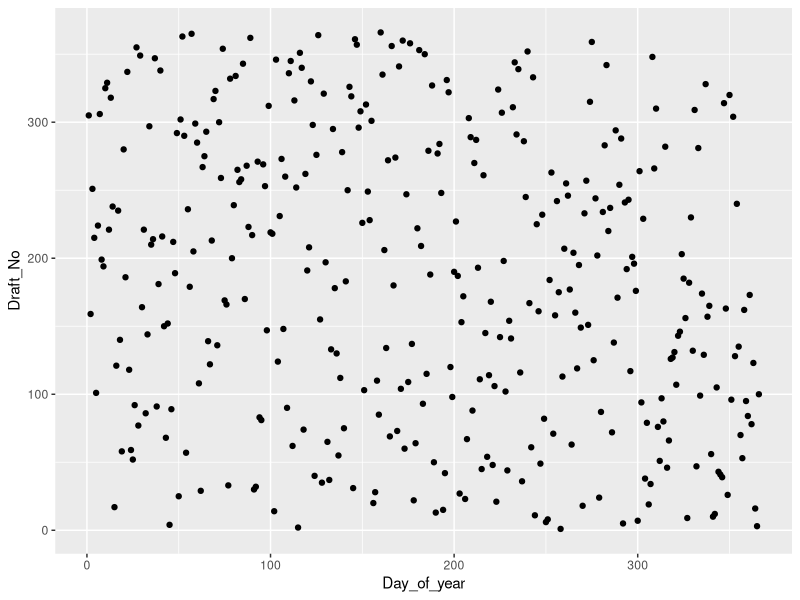
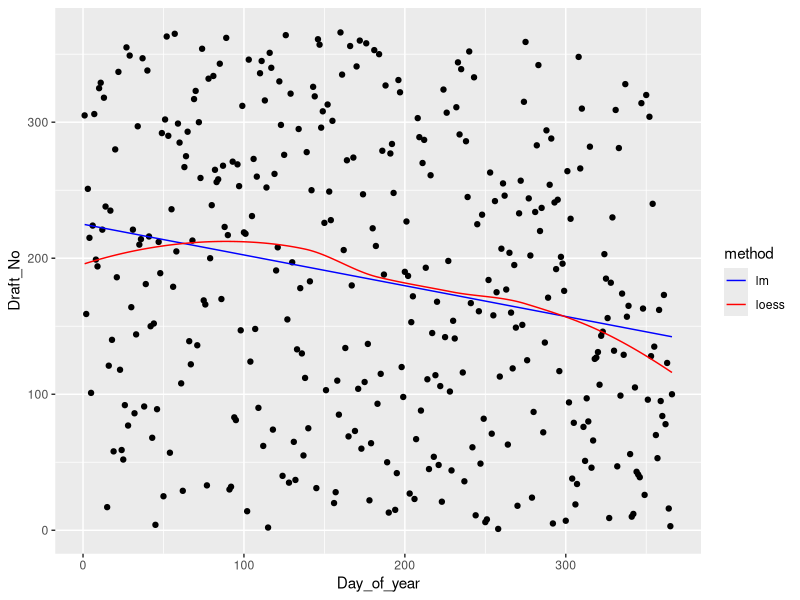
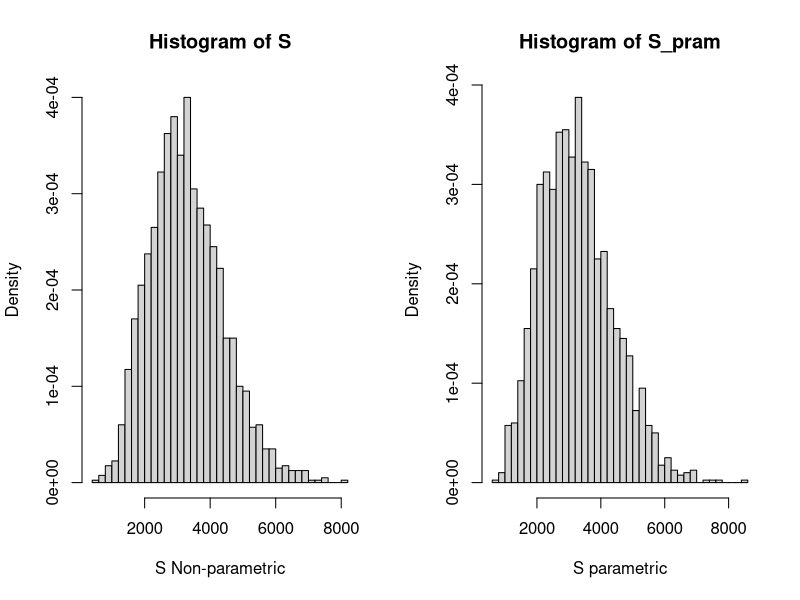

Source code (R) for these figures, in order: (Note: a time limit stopped this script after it produced the figures.)
## ---- chunk 1
########################## Init code for question 1 ############################
rm(list = ls())
library(ggplot2)
library(boot)
set.seed(12345)
## ---- chunk 2
################################## (1.1) #######################################
data <- read.csv("lottery.csv", sep = ";")

# Remove Month column since there is a Mo.Number column which is same as Month
data <- data[,4:5]

g_1_1 <- ggplot(data, aes(x = Day_of_year, y =Draft_No )) + geom_point()
g_1_1
## ---- chunk 3
################################## (1.2) #######################################

minimal_x <- min(data$Day_of_year)
maximum_x <- max(data$Day_of_year)

x_1_2 <- seq(minimal_x, maximum_x, 0.1)

# fit the data using linear regression
fit1_2_lm <- lm(Draft_No ~ Day_of_year, data = data)
#summary(fit1_2_lm)
y_1_2_lm <- predict(fit1_2_lm, newdata = data.frame(Day_of_year = x_1_2))

# fit using loess function
fit1_2_loess <- loess( Draft_No ~ Day_of_year, data = data)
#summary(fit1_2_loess)
y_1_2_loess <- predict(fit1_2_loess, newdata = data.frame(Day_of_year = x_1_2))


# plot 2 predicted lines
data_1_2 <- data.frame(Day_of_year = x_1_2, y_lm = y_1_2_lm, y_loess = y_1_2_loess)

g_1_1 + 
geom_line(data = data_1_2, aes(x = Day_of_year, y = y_lm,colour="lm")) +
geom_line(data = data_1_2, aes(x = Day_of_year, y = y_loess, colour = "loess")) + 
scale_color_manual(name = "method", values = c("lm" = "blue", "loess" = "red")) 
## ---- chunk 4
################################## (1.3) #######################################
# estimate S' dist using non-parametric bootstrap

bootstrap_sample_number <- 2000
S <- numeric(bootstrap_sample_number)
S_pram <- numeric(bootstrap_sample_number)
loess_mod <- loess(Draft_No ~ Day_of_year, data = data)
mean_draft_no <- mean(data$Draft_No)

observed_s <- sum(abs(predict(loess_mod) - mean_draft_no))

set.seed(12345)

for( b in 1:bootstrap_sample_number){
  # generate bootstrap sample
  draft_no_sample <- sample(data$Draft_No, replace = TRUE)
  df_sample <- data.frame(Day_of_year = data$Day_of_year, Draft_No = draft_no_sample)
  # fit loess model
  loess_sample_mod <- loess(Draft_No ~ Day_of_year, data = df_sample)
  # calc S
  S[b] <- sum(abs(predict(loess_sample_mod) - mean_draft_no))
}

# print S value
cat("S value for loess regression(non-parametric) = ", mean(S), "\n")
# calc p-value
p_value <- mean(S >= observed_s)
cat("p-value for loess regression(non-parametric) = ", p_value, "\n")

# estimate S' dist using parametric bootstrap

set.seed(12345)
for( b in 1:bootstrap_sample_number){
  # generate bootstrap sample
  draft_no_sample <- sample(data$Draft_No, replace = TRUE)
  df_param_sample <- data.frame(Day_of_year = data$Day_of_year, Draft_No = draft_no_sample)
  # fit model
  loess_param_sample_mod <- loess(Draft_No ~ Day_of_year, data = df_param_sample)
  # get residuals
  redisuals <- rnorm(nrow(df_param_sample), mean = 0, sd = sd(resid(loess_param_sample_mod)))
  df_param_sample$Draft_No <- predict(loess_param_sample_mod) + redisuals
  # get mean
  mean_parm_draft_no <- mean(df_param_sample$Draft_No)

  # calc S_pram
  S_pram[b] <- sum(abs(predict(loess_param_sample_mod) - mean_parm_draft_no))
}

# print S value
cat("S value for loess regression(parametric) = ", mean(S_pram), "\n")
# calc p-value
p_value_param <- mean(S_pram >= observed_s)
cat("p-value for loess regression(parametric) = ", p_value_param, "\n")

par(mfrow = c(1,2))
hist(S, breaks = 50, freq = F, xlab = "S Non-parametric")
hist(S_pram, breaks = 50, freq = F, xlab = "S parametric")

## ---- chunk 5
test_hypothesis <- function(data, B = 2000) {
  set.seed(12345)
  s_value_loess <- numeric(B)
  loess_mod <- loess(Draft_No ~ Day_of_year, data = data)
  observed_s <- sum(abs(predict(loess_mod) - mean(data$Draft_No)))

  for(b in 1:B){
    # generate bootstrap sample
    draft_no_sample <- sample(data$Draft_No, replace = TRUE)
    df_sample <- data.frame(Day_of_year = data$Day_of_year, Draft_No = draft_no_sample)
    # fit loess model
    loess_sample_mod <- loess(Draft_No ~ Day_of_year, data = df_sample)
    # calc S
    s_value_loess[b] <- sum(abs(predict(loess_sample_mod) - mean(df_sample$Draft_No)))
  }

  p_value_loess <- mean(s_value_loess >= observed_s)

  result <- list(
    s_loess_value = s_value_loess,
    p_loess_value = p_value_loess,
    observed_s = observed_s
  )
  return(result)
}

test_result <- test_hypothesis(data = data, B = 2000)
if (test_result$p_loess_value <= 0.05) {
  cat("Reject null Hypothesis,dataset is not random","\n")
} else {
  cat("Fail to Reject null Hypothesis,dataset is random","\n")
}
## ---- chunk 6
################################## (1.5.a) #######################################
# function yo generate biased dataset with same dimension as original dataset
gen_bias_data <- function(k, method = "consecutive"){

  bias_data <- data.frame(Day_of_year = data$Day_of_year, Draft_No = NA)
  
  if (method == "consecutive"){
    start_dates <- sample(1:(366 - k + 1),1)
    bias_date_indexs <- start_dates:(start_dates + k - 1)

    # assign them the end number of the lotty dataset
    bias_data$Draft_No[bias_date_indexs] <- (366 - k + 1):366

    # get other dates index
    other_dates <- setdiff(1:366, bias_date_indexs)

    # assign other dates with random number
    bias_data$Draft_No[other_dates] <- sample(1:(366 - k), 
                                              size = length(other_dates),
                                              replace = TRUE)
  }else if (method == "blocks"){
    block_size <- floor(k / 3)
    remaining <- k - block_size * 3

    bias_date_indexs <- c()

    for(i in 1:block_size){
      start_dates <- sample(setdiff(1:366,bias_date_indexs),1)
      bias_date_indexs <- c(bias_date_indexs, start_dates:(start_dates + 2))      
    }

    if (remaining > 0){
      start_dates <- sample(setdiff(1:366,bias_date_indexs),1)
      bias_date_indexs <- c(bias_date_indexs, start_dates:(start_dates + remaining - 1))
    }
      
    # assign them the end number of the lotty dataset
    bias_data$Draft_No[bias_date_indexs] <- (366 - k + 1):366  
    
    # get other dates index
    other_dates <- setdiff(1:366, bias_date_indexs)

    # assign other dates with random number
    bias_data$Draft_No[other_dates] <- sample(1:(366 - k), 
                                              size = length(other_dates),
                                              replace = TRUE)
  }
  return(bias_data)
}
## ---- chunk 7
################################## (1.5.b) #######################################
# perform test on biased dataset
perform_bootstrap_test <- function(k, method){
  # generate biased dataset
  bias_data <- gen_bias_data(k, method)
  
  # test hypothesis
  test_result <- test_hypothesis(data = bias_data, B = 2000)
  
  return(test_result)
}
## ---- chunk 8
################################## (1.5.c) #######################################
consecutive_p_values <- numeric(30)
block_p_values <- numeric(30)

for(k in 1:30){  
  consecutive_p_values[k] <- perform_bootstrap_test(k, "consecutive")$p_loess_value
  block_p_values[k] <- perform_bootstrap_test(k, "blocks")$p_loess_value  
  if (consecutive_p_values[k] <= 0.05) {
    cat("Reject null Hypothesis using consecutive method when k=",k,"\n")
  } 
  if (block_p_values[k] <= 0.05) {
    cat("Reject null Hypothesis using block method when k=",k,"\n")
  }

}
## ---- chunk 9
################################## (1.5.c) #######################################
p_value_df <- data.frame(k = 1:30, consecutive_p_values = consecutive_p_values, 
                         block_p_values = block_p_values)
            
ggplot(data = p_value_df,) + 
geom_line(aes(x = k, y = consecutive_p_values, colour = "consecutive")) +
geom_line(aes(x = k, y = block_p_values, colour = "block")) +
scale_color_manual(name = "method", values = c("consecutive" = "blue", "block" = "red")) +
xlab("k") + ylab("p-value") + ggtitle("p-value for consecutive and block method") + 
theme(plot.title = element_text(hjust = 0.5))

## ---- chunk 10
########################## Init code for question 2 ############################
### Init Code
rm(list = ls())
library(ggplot2)
library(boot)
## ---- chunk 11
################################## (2.1) #######################################
data <- read.csv("prices1.csv", sep = ";")

g_2_1 <- ggplot(data, aes(x = SqFt, y = Price)) + geom_point()

# fit a linear regression model
fit2_1_lm <- lm(Price ~ SqFt, data = data)
summary(fit2_1_lm)

minimal_x <- min(data$SqFt)
maximum_x <- max(data$SqFt)

x_2_1_lm <- seq(minimal_x, maximum_x, 0.1)
y_2_1_lm <- predict(fit2_1_lm, newdata = data.frame(SqFt = x_2_1_lm))

data_2_1 <- data.frame(SqFt = x_2_1_lm, Price = y_2_1_lm)

g_2_1 + geom_line(data = data_2_1, aes(x = x_2_1_lm, y = y_2_1_lm), color = "red") 

## ---- chunk 12
rss_fun <- function(par,SqFt,Price) {

  a1 <- par[1]
  a2 <- par[2]
  b <- par[3]
  c <- par[4]
  
  predicted <- ifelse(SqFt > c, b + a1 * SqFt + a2 * (SqFt - c), b + a1 * SqFt)
  
  rss <- sum((Price - predicted)^2)
  return(rss)
}

c_func <- function(c, SqFt, Price) {
  # Init
  init_pars <- c(2, 0.1, 50,c)
  
  # Optimize using optim()
  result <- optim(par = init_pars, rss_fun, SqFt = SqFt, Price = Price)
  
  opt_pars <- result$par
  rss <- result$value
  
  return(list(c = opt_pars, params = opt_pars, rss = rss))
}


c <- 150
results <- c_func(c, SqFt = data$SqFt, Price = data$Price)
results
## ---- chunk 13
stat1 <- function(data,vn){
    data = as.data.frame(data[vn,])
    res <- c_func(c, SqFt = data$SqFt, Price = data$Price)
    return(res$param[4])
}

set.seed(12345)
res1 = boot(data, stat1, R=1000)
res1
## ---- chunk 14

print(boot.ci(res1)) 

# plot
plot(res1)
